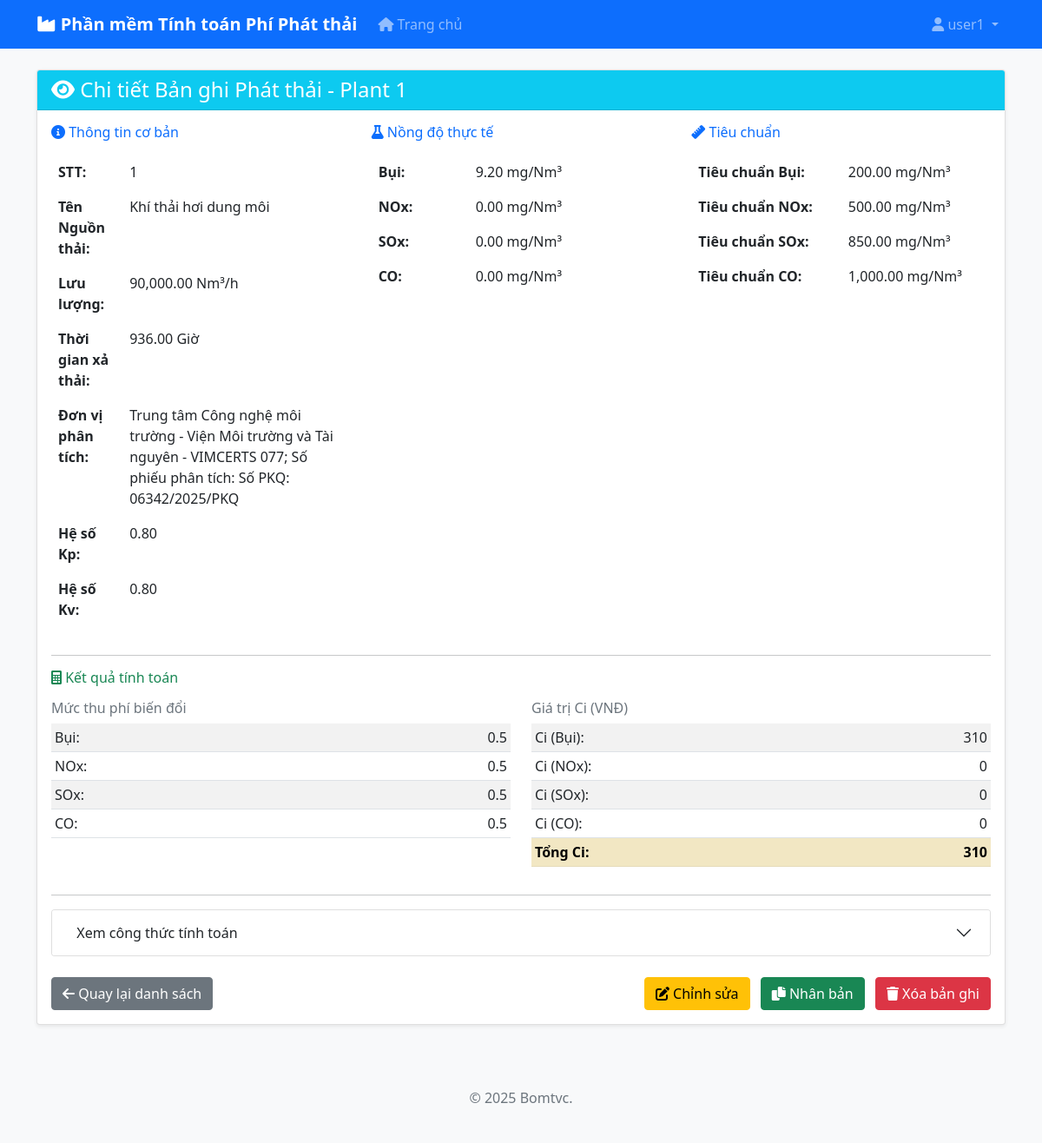
Screenshot of /view_record/1 (signed in) with the database file from the repository.
### database.py (models this page shows, shortened)
class User(UserMixin, db.Model):
    __tablename__ = 'users'
    id = db.Column(db.Integer, primary_key=True)
    username = db.Column(db.String(80), unique=True, nullable=False)
    email = db.Column(db.String(120), unique=True, nullable=False)
    password_hash = db.Column(db.String(255), nullable=False)
    is_admin = db.Column(db.Boolean, default=False, nullable=False)
    is_active = db.Column(db.Boolean, default=False, nullable=False)  # Admin phải bật user mới login được
    created_at = db.Column(db.DateTime, default=datetime.utcnow)
    profiles = db.relationship('Profile', backref='user', lazy=True, cascade='all, delete-orphan')

class Profile(db.Model):
    __tablename__ = 'profiles'
    id = db.Column(db.Integer, primary_key=True)
    name = db.Column(db.String(200), nullable=False)
    description = db.Column(db.Text)
    created_date = db.Column(db.DateTime, default=datetime.utcnow)
    ten_cong_ty = db.Column(db.String(200))
    dia_chi = db.Column(db.Text)
    mst = db.Column(db.String(50))
    dien_thoai = db.Column(db.String(20))
    fax = db.Column(db.String(20))
    email = db.Column(db.String(120))
    tai_khoan_ngan_hang = db.Column(db.String(50))
    tai_ngan_hang = db.Column(db.String(200))
    loai_hinh_san_xuat = db.Column(db.String(200))
    user_id = db.Column(db.Integer, db.ForeignKey('users.id'), nullable=False)
    records = db.relationship('EmissionRecord', backref='profile', lazy=True, cascade='all, delete-orphan')

class EmissionRecord(db.Model):
    __tablename__ = 'emission_records'
    id = db.Column(db.Integer, primary_key=True)
    stt = db.Column(db.String(10))
    ten_nguon_thai = db.Column(db.String(200))
    luu_luong = db.Column(db.Float, default=0.0)
    tong_thoi_gian = db.Column(db.Float, default=0.0)
    thong_tin_don_vi = db.Column(db.String(200))
    kp = db.Column(db.Float, default=1.0)
    kv = db.Column(db.Float, default=1.0)
    bui = db.Column(db.Float, default=0.0)
    tieu_chuan_bui = db.Column(db.Float, default=0.0)
    nox = db.Column(db.Float, default=0.0)
    tieu_chuan_nox = db.Column(db.Float, default=0.0)
    sox = db.Column(db.Float, default=0.0)
    tieu_chuan_sox = db.Column(db.Float, default=0.0)
    co = db.Column(db.Float, default=0.0)
    tieu_chuan_co = db.Column(db.Float, default=0.0)
    muc_thu_phi_bui = db.Column(db.Float, default=0.0)
    muc_thu_phi_nox = db.Column(db.Float, default=0.0)
    muc_thu_phi_sox = db.Column(db.Float, default=0.0)
    muc_thu_phi_co = db.Column(db.Float, default=0.0)
    ci_bui = db.Column(db.Float, default=0.0)
    ci_nox = db.Column(db.Float, default=0.0)
    ci_sox = db.Column(db.Float, default=0.0)
    ci_co = db.Column(db.Float, default=0.0)
    ci_total = db.Column(db.Float, default=0.0)
    profile_id = db.Column(db.Integer, db.ForeignKey('profiles.id'), nullable=False)
    FEE_BUI = 800
    FEE_SOX = 800
    FEE_NOX = 700
    FEE_CO = 500
    def to_dict(self):
        return {
            'STT': self.stt,
            'Tên Nguồn thải': self.ten_nguon_thai,
            'Lưu lượng (Nm3/h)': self.luu_luong,
            'Tổng thời gian xả thải trong kỳ (Giờ)': self.tong_thoi_gian,
            'Thông tin đơn vị Phân tích': self.thong_tin_don_vi,
            'Kp': self.kp,
            'Kv': self.kv,
            'Bụi (mg/Nm3)': self.bui,
            'Tiêu chuẩn Bụi': self.tieu_chuan_bui,
            'NOx (gồm NO2 và NO) (mg/Nm3)': self.nox,
            'Tiêu chuẩn NOx': self.tieu_chuan_nox,
            'SOx (mg/Nm3)': self.sox,
            'Tiêu chuẩn SOx': self.tieu_chuan_sox,
            'CO (mg/Nm3)': self.co,
            'Tiêu chuẩn CO': self.tieu_chuan_co,
            'Mức thu phí biến đổi của Bụi': self.muc_thu_phi_bui,
            'Mức thu phí biến đổi của Nox': self.muc_thu_phi_nox,
            'Mức thu phí biến đổi của Sox': self.muc_thu_phi_sox,
            'Mức thu phí biến đổi của CO': self.muc_thu_phi_co,
            'Ci (Bụi)': self.ci_bui,
            'Ci (NOx)': self.ci_nox,
            'Ci (SOx)': self.ci_sox,
            'Ci (CO)': self.ci_co,
            'Ci': self.ci_total
        }

### flask_app.py (the view)
@app.route('/view_record/<int:record_id>')
@login_required_custom
def view_record(record_id):
    record = EmissionRecord.query.get_or_404(record_id)
    if not check_profile_ownership(record.profile.id):
        flash('Bạn không có quyền xem bản ghi này!', 'error')
        return redirect(url_for('index'))
    record_data = record.to_dict()
    return render_template('view_record.html', record=record_data, record_id=record_id, profile=record.profile)

### auth.py (called while the page is built)
def login_required_custom(f):
    @wraps(f)
    def decorated_function(*args, **kwargs):
        if not current_user.is_authenticated:
            flash('Vui lòng đăng nhập để truy cập trang này!', 'error')
            return redirect(url_for('login'))
        if not current_user.is_active:
            flash('Tài khoản của bạn chưa được kích hoạt. Vui lòng liên hệ Admin!', 'error')
            return redirect(url_for('login'))
        return f(*args, **kwargs)
    return decorated_function

def check_profile_ownership(profile_id, allow_admin_all=False):
    from database import Profile
    profile = Profile.query.get(profile_id)
    if not profile:
        return False
    if allow_admin_all and current_user.is_admin:
        return True
    return profile.user_id == current_user.id

### flask_app.py (called while the page is built)
@login_manager.user_loader
def load_user(user_id):
    return User.query.get(int(user_id))

### templates/view_record.html (shortened to what this page needs)
{% extends "base.html" %}
{% block content %}
<div class="row">
    <div class="col-12">
        <div class="card">
            <div class="card-header bg-info text-white">
                <h4 class="mb-0"><i class="fas fa-eye"></i> Chi tiết Bản ghi Phát thải
                {% if profile %} - {{ profile.name }}{% endif %}
                </h4>
            </div>
            <div class="card-body">
                <div class="row">
                    <div class="col-md-4">
                        <h6 class="text-primary mb-3"><i class="fas fa-info-circle"></i> Thông tin cơ bản</h6>
                        <table class="table table-borderless">
                            <tr>
                                <td class="fw-bold">STT:</td>
                                <td>{{ record['STT'] }}</td>
                            </tr>
                            <tr>
                                <td class="fw-bold">Tên Nguồn thải:</td>
                                <td>{{ record['Tên Nguồn thải'] }}</td>
                            </tr>
                            <tr>
                                <td class="fw-bold">Lưu lượng:</td>
                                <td>{{ "{:,.2f}".format(record['Lưu lượng (Nm3/h)']) }} Nm³/h</td>
                            </tr>
                            <tr>
                                <td class="fw-bold">Thời gian xả thải:</td>
                                <td>{{ "{:,.2f}".format(record['Tổng thời gian xả thải trong kỳ (Giờ)']) }} Giờ</td>
                            </tr>
                            <tr>
                                <td class="fw-bold">Đơn vị phân tích:</td>
                                <td>{{ record['Thông tin đơn vị Phân tích'] or 'Không có thông tin' }}</td>
                            </tr>
                            <tr>
                                <td class="fw-bold">Hệ số Kp:</td>
                                <td>{{ "{:,.2f}".format(record['Kp']) }}</td>
                            </tr>
                            <tr>
                                <td class="fw-bold">Hệ số Kv:</td>
                                <td>{{ "{:,.2f}".format(record['Kv']) }}</td>
                            </tr>
                        </table>
                    </div>
                    <div class="col-md-4">
                        <h6 class="text-primary mb-3"><i class="fas fa-flask"></i> Nồng độ thực tế</h6>
                        <table class="table table-borderless">
                            <tr>
                                <td class="fw-bold">Bụi:</td>
                                <td>{{ "{:,.2f}".format(record['Bụi (mg/Nm3)']) }} mg/Nm³</td>
                            </tr>
                            <tr>
                                <td class="fw-bold">NOx:</td>
                                <td>{{ "{:,.2f}".format(record['NOx (gồm NO2 và NO) (mg/Nm3)']) }} mg/Nm³</td>
                            </tr>
                            <tr>
                                <td class="fw-bold">SOx:</td>
                                <td>{{ "{:,.2f}".format(record['SOx (mg/Nm3)']) }} mg/Nm³</td>
                            </tr>
                            <tr>
                                <td class="fw-bold">CO:</td>
                                <td>{{ "{:,.2f}".format(record['CO (mg/Nm3)']) }} mg/Nm³</td>
                            </tr>
                        </table>
                    </div>
                    <div class="col-md-4">
                        <h6 class="text-primary mb-3"><i class="fas fa-ruler"></i> Tiêu chuẩn</h6>
                        <table class="table table-borderless">
                            <tr>
                                <td class="fw-bold">Tiêu chuẩn Bụi:</td>
                                <td>{{ "{:,.2f}".format(record['Tiêu chuẩn Bụi']) }} mg/Nm³</td>
                            </tr>
                            <tr>
                                <td class="fw-bold">Tiêu chuẩn NOx:</td>
                                <td>{{ "{:,.2f}".format(record['Tiêu chuẩn NOx']) }} mg/Nm³</td>
                            </tr>
                            <tr>
                                <td class="fw-bold">Tiêu chuẩn SOx:</td>
                                <td>{{ "{:,.2f}".format(record['Tiêu chuẩn SOx']) }} mg/Nm³</td>
                            </tr>
                            <tr>
                                <td class="fw-bold">Tiêu chuẩn CO:</td>
                                <td>{{ "{:,.2f}".format(record['Tiêu chuẩn CO']) }} mg/Nm³</td>
                            </tr>
                        </table>
                    </div>
                </div>
                <hr>
                <h6 class="text-success mb-3"><i class="fas fa-calculator"></i> Kết quả tính toán</h6>
                <div class="row">
                    <div class="col-md-6">
                        <h6 class="text-secondary">Mức thu phí biến đổi</h6>
                        <table class="table table-sm table-striped">
                            <tr>
                                <td>Bụi:</td>
                                <td class="text-end">{{ record['Mức thu phí biến đổi của Bụi'] }}</td>
                            </tr>
                            <tr>
                                <td>NOx:</td>
                                <td class="text-end">{{ record['Mức thu phí biến đổi của Nox'] }}</td>
                            </tr>
                            <tr>
                                <td>SOx:</td>
                                <td class="text-end">{{ record['Mức thu phí biến đổi của Sox'] }}</td>
                            </tr>
                            <tr>
                                <td>CO:</td>
                                <td class="text-end">{{ record['Mức thu phí biến đổi của CO'] }}</td>
                            </tr>
                        </table>
                    </div>
                    <div class="col-md-6">
                        <h6 class="text-secondary">Giá trị Ci (VNĐ)</h6>
                        <table class="table table-sm table-striped">
                            <tr>
                                <td>Ci (Bụi):</td>
                                <td class="text-end">{{ "{:,.0f}".format(record['Ci (Bụi)']) }}</td>
                            </tr>
                            <tr>
                                <td>Ci (NOx):</td>
                                <td class="text-end">{{ "{:,.0f}".format(record['Ci (NOx)']) }}</td>
                            </tr>
                            <tr>
                                <td>Ci (SOx):</td>
                                <td class="text-end">{{ "{:,.0f}".format(record['Ci (SOx)']) }}</td>
                            </tr>
                            <tr>
                                <td>Ci (CO):</td>
                                <td class="text-end">{{ "{:,.0f}".format(record['Ci (CO)']) }}</td>
                            </tr>
                            <tr class="table-warning">
                                <td class="fw-bold">Tổng Ci:</td>
                                <td class="text-end fw-bold">{{ "{:,.0f}".format(record['Ci']) }}</td>
                            </tr>
                        </table>
                    </div>
                </div>
                <hr>
                <div class="accordion" id="formulaAccordion">
                    <div class="accordion-item">
                        <h2 class="accordion-header" id="headingFormula">
                            <button class="accordion-button collapsed" type="button" data-bs-toggle="collapse" data-bs-target="#collapseFormula">
                                &nbsp; Xem công thức tính toán
                            </button>
                        </h2>
                    </div>
                </div>
                <div class="d-flex justify-content-between mt-4">
                    <a href="{{ url_for('index', profile_id=profile.id) if profile else url_for('index') }}" class="btn btn-secondary">
                        <i class="fas fa-arrow-left"></i> Quay lại danh sách
                    </a>
                    <div>
                        <a href="{{ url_for('edit_record', record_id=record_id) }}" class="btn btn-warning me-2">
                            <i class="fas fa-edit"></i> Chỉnh sửa
                        </a>
                        <a href="{{ url_for('duplicate_record', record_id=record_id) }}" class="btn btn-success me-2">
                            <i class="fas fa-copy"></i> Nhân bản
                        </a>
                        <a href="{{ url_for('delete_record', record_id=record_id) }}"
                           class="btn btn-danger"
                           onclick="return confirm('Bạn có chắc chắn muốn xóa bản ghi này?')">
                            <i class="fas fa-trash"></i> Xóa bản ghi
                        </a>
                    </div>
                </div>
            </div>
        </div>
    </div>
</div>
{% endblock %}

### templates/base.html (shortened to what this page needs)
<!DOCTYPE html>
<html lang="vi">
<head>
    <link href="https://cdn.jsdelivr.net/npm/bootstrap@5.1.3/dist/css/bootstrap.min.css" rel="stylesheet">
    <link href="https://cdnjs.cloudflare.com/ajax/libs/font-awesome/6.0.0/css/all.min.css" rel="stylesheet">
</head>
<body>
    <nav class="navbar navbar-expand-lg navbar-dark bg-primary">
        <div class="container">
            <a class="navbar-brand" href="{{ url_for('index') }}">
                <i class="fas fa-industry"></i> Phần mềm Tính toán Phí Phát thải
            </a>
            <div class="collapse navbar-collapse" id="navbarNav">
                <ul class="navbar-nav me-auto">
                    {% if current_user.is_authenticated %}
                    <li class="nav-item">
                        <a class="nav-link" href="{{ url_for('index') }}">
                            <i class="fas fa-home"></i> Trang chủ
                        </a>
                    </li>
                    {% endif %}
                </ul>
                <ul class="navbar-nav ms-auto">
                    {% if current_user.is_authenticated %}
                    <li class="nav-item dropdown">
                        <a class="nav-link dropdown-toggle" href="#" id="navbarDropdown" role="button" data-bs-toggle="dropdown">
                            <i class="fas fa-user"></i> {{ current_user.username }}
                        </a>
                    </li>
                    {% endif %}
                </ul>
            </div>
        </div>
    </nav>
    <div class="container mt-4">
        {% block content %}{% endblock %}
    </div>
    <footer class="bg-light text-center text-muted py-4 mt-5">
        <div class="container">
            <p>&copy; 2025 Bomtvc.</p>
        </div>
    </footer>
</body>
</html>

### templates/base.html (style rules this page uses)
body { background-color: #f8f9fa; }
.navbar-brand { font-weight: bold; }
.card { box-shadow: 0 0.125rem 0.25rem rgba(0, 0, 0, 0.075); border: 1px solid rgba(0, 0, 0, 0.125); }

### rows the page displays
User: username "user1"
Profile: name "Plant 1"
EmissionRecord: ten_nguon_thai "Khí thải hơi dung môi", luu_luong "90,000.00", tong_thoi_gian "936.00", thong_tin_don_vi "Trung tâm Công nghệ môi trường - Viện Môi trường và Tài nguyên - VIMCERTS 077; Số phiếu phân tích: Số PKQ: 06342/2025/PKQ", Kp "0.80", Kv "0.80", bui "9.20", nox "0.00", sox "0.00", co "0.00", tieu_chuan_bui "200.00", tieu_chuan_nox "500.00", tieu_chuan_sox "850.00", tieu_chuan_co "1,000.00", muc_thu_phi_bui "0.5", muc_thu_phi_nox "0.5", muc_thu_phi_sox "0.5", muc_thu_phi_co "0.5", ci_bui "310", ci_nox "0", ci_sox "0", ci_co "0", Ci "310"

### other values shown
{{ record['STT'] }} "1"
